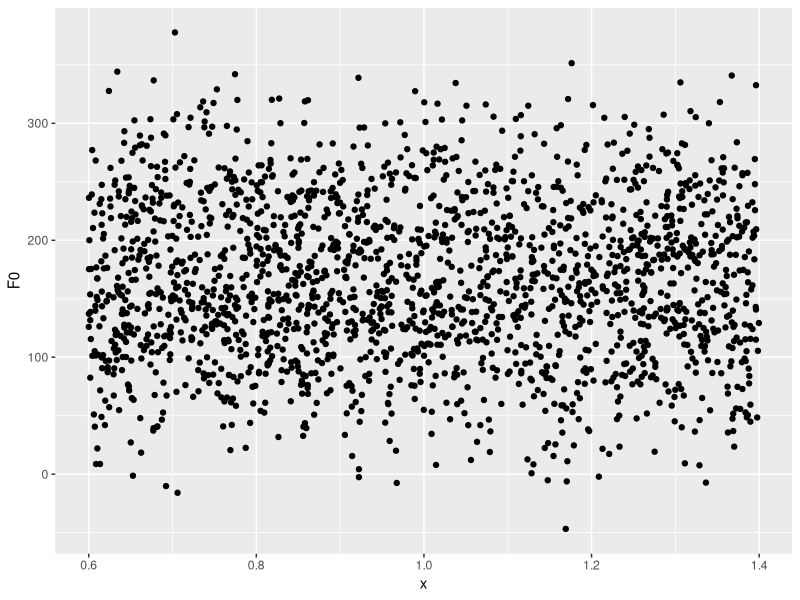
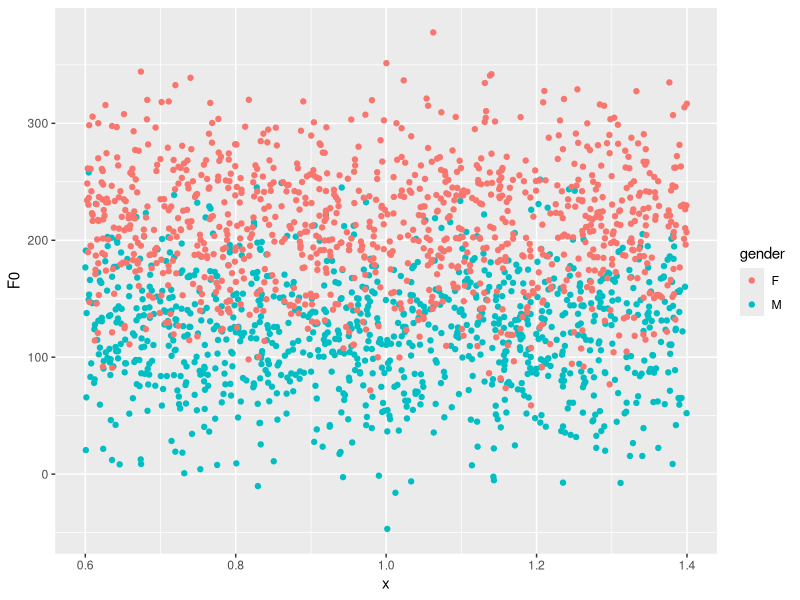
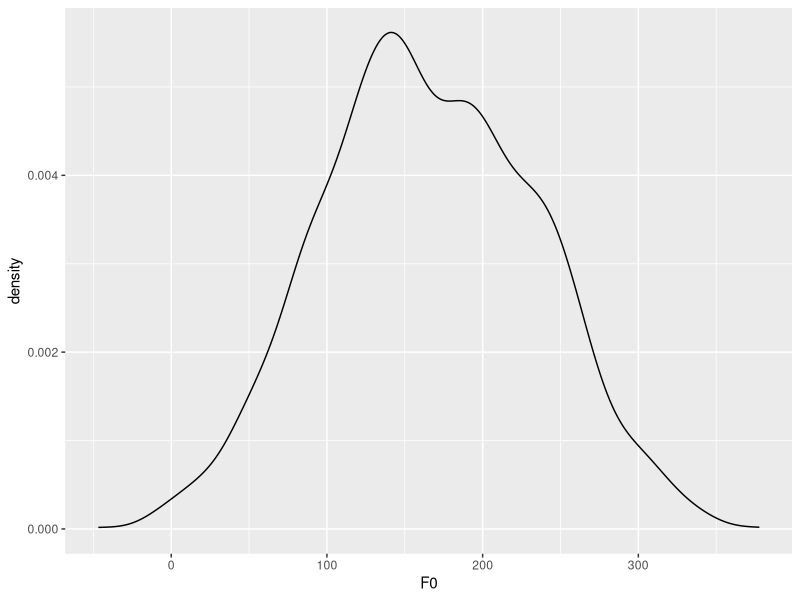

The R script that drew these images, in order: (Note: this script raises an error after producing the figures.)
## ---- chunk 1

library(tidyverse)
data <- read_csv("data/F0.csv")
## ---- chunk 2

data |> 
    ggplot(aes(x = 1, y = F0)) +
    geom_jitter()

## ---- chunk 3

data |> 
    ggplot(aes(x = 1, y = F0, color = gender)) +
    geom_jitter()
    

## ---- chunk 4

data |> 
    ggplot(aes(x = F0)) +
    geom_density()

## ---- chunk 5

pluc

data |> 
    ggplot(aes(x = 1, y = F0, color = gender)) +
    geom_jitter() +
    geom_hline(color = "blue", yintercept = data |> filter(gender == "M") |> pull(F0) |> mean()) +
    geom_hline(color = "red", yintercept = data |> filter(gender == "F") |> pull(F0) |> mean())
## ---- chunk 6
vector_m <- data |> filter(gender == "M") |> pull(F0)
vector_f <- data |> filter(gender == "F") |> pull(F0)


t.test(vector_m, vector_f)

## ---- chunk 7

data <- read_csv("data/perception.csv")

glimpse(data)

data |> 
    ggplot() +
    geom_col(aes(x = n_success, y = expected), fill = "goldenrod", alpha = 0.5) +
    geom_col(aes(x = n_success, y = observed), fill = "forestgreen", alpha = 0.5)

## ---- chunk 8

chisq.test(data$expected, data$observed)

